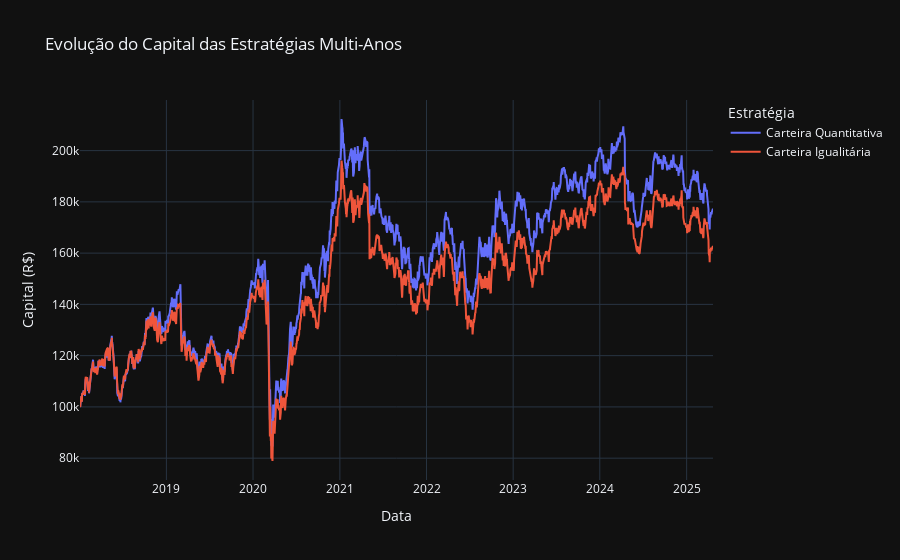

The cell this chart's notebook holds for it:
### Code cell
fig = go.Figure()

fig.add_trace(go.Scatter(
    x=historico_quantitativo_multi.index,
    y=historico_quantitativo_multi['total_carteira'],
    mode='lines',
    name='Carteira Quantitativa'
))

fig.add_trace(go.Scatter(
    x=historico_igual_multi.index,
    y=historico_igual_multi['total_carteira'],
    mode='lines',
    name='Carteira Igualitária'
))

fig.update_layout(
    title='Evolução do Capital das Estratégias Multi-Anos',
    xaxis_title='Data',
    yaxis_title='Capital (R$)',
    legend_title='Estratégia',
    hovermode='x unified',
    template='plotly_dark'
)

fig.show()

### Figure 1 — Plotly figure (JSON) as saved in the notebook; plotly's stock layout.template omitted (floating-point values rounded to 4 significant figures; data arrays with more than 128 entries replaced by an {"elided": "..."} marker saying what was removed)
{"data": [{"mode": "lines", "name": "Carteira Quantitativa", "type": "scatter", "x": {"elided": "1813 str values"}, "y": {"elided": "1813 float values"}}, {"mode": "lines", "name": "Carteira Igualitária", "type": "scatter", "x": {"elided": "1813 str values"}, "y": {"elided": "1813 float values"}}], "layout": {"hovermode": "x unified", "legend": {"title": {"text": "Estratégia"}}, "title": {"text": "Evolução do Capital das Estratégias Multi-Anos"}, "xaxis": {"title": {"text": "Data"}}, "yaxis": {"title": {"text": "Capital (R$)"}}}}
